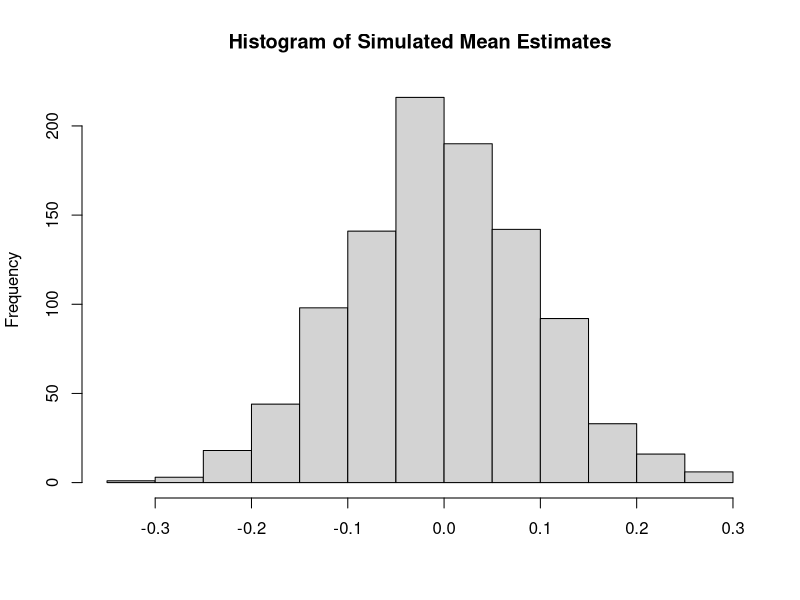
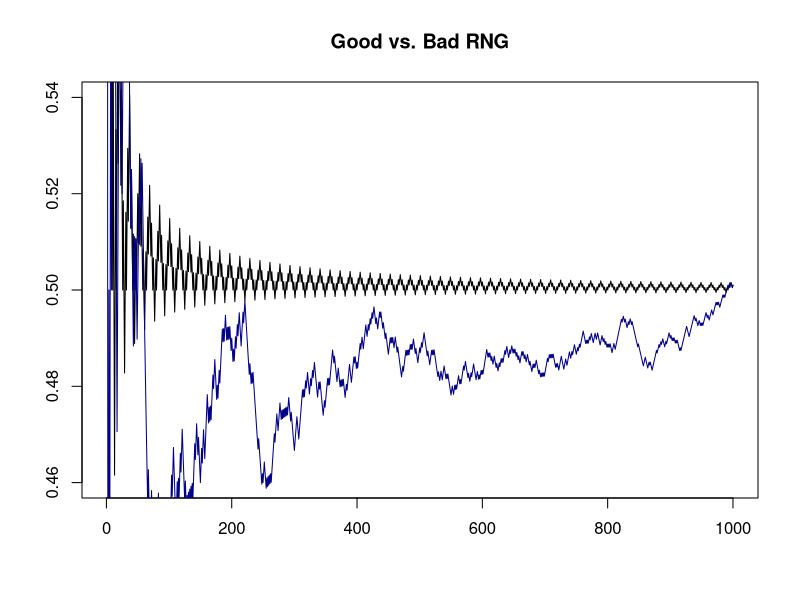
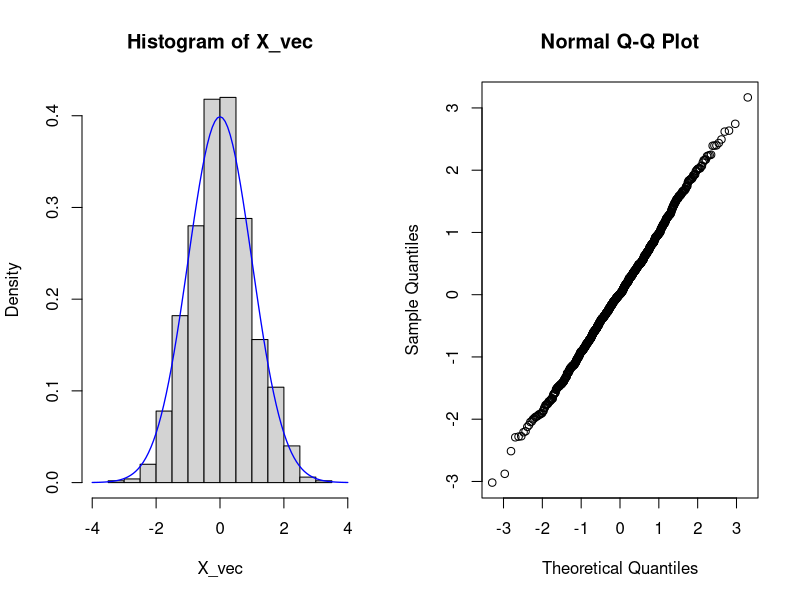
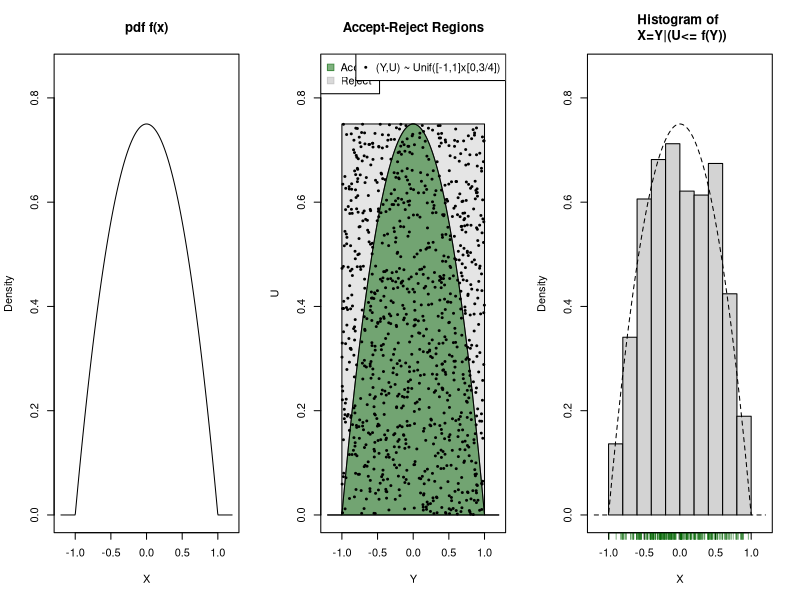
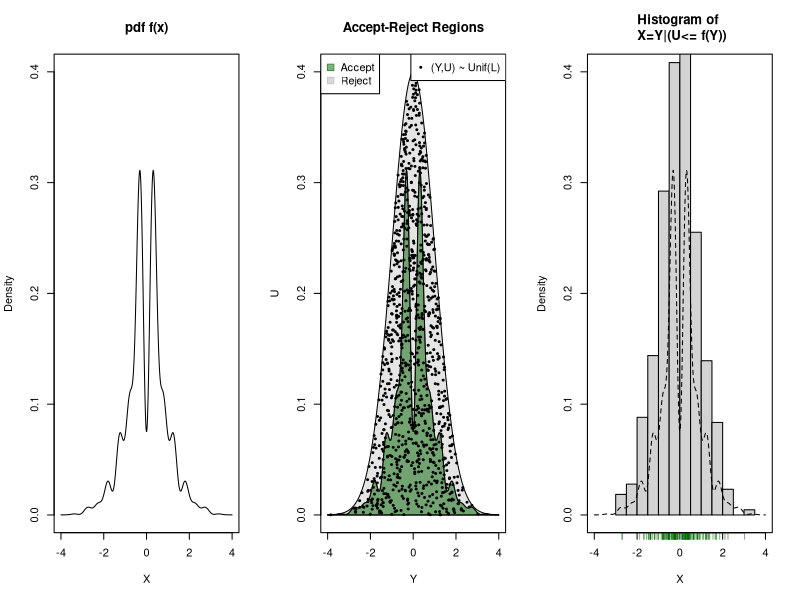
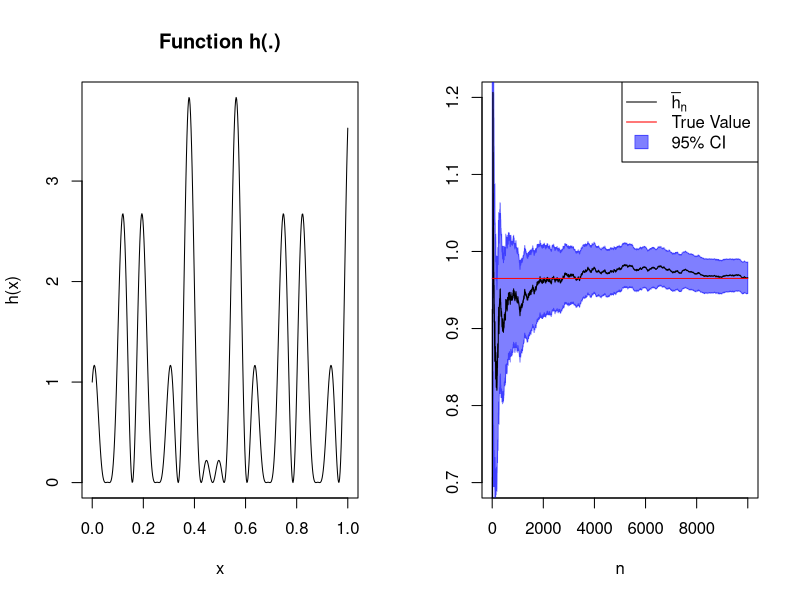
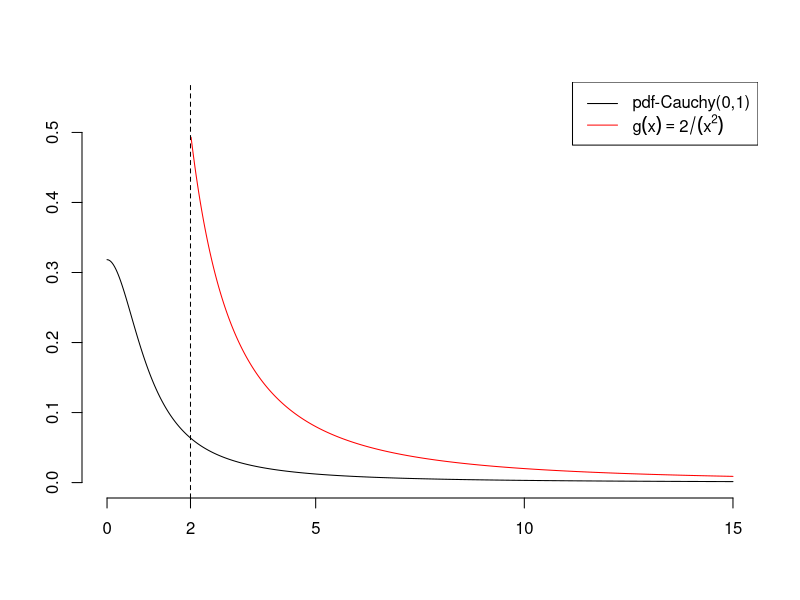

R code for these plots, in order:
## ---- chunk 1
## Step 1
generate_mean_estimates <- function(n = 100){
  ## generate artificial data
  artificial_data <- rnorm(n)   
  ## compute the estimate
  estimate        <- mean(artificial_data) 
  return(estimate)
}

## Step 2 
set.seed(223)
simulated_estimates <- replicate(1000, 
                                 generate_mean_estimates(n = 100))

## Step 3
mean(simulated_estimates)
sd(simulated_estimates)

hist(simulated_estimates, 
     main = "Histogram of Simulated Mean Estimates", 
     xlab = "")
## ---- chunk 2
m <- 64    # modulus
a <- 33    # multiplier
c <- 12    # increment
s <- 57    # seed
n <- 1000  # length of run (including seed)

r_vec    <- numeric(n) # initialize vector
r_vec[1] <- s # set seed

## Recursive generation 
for (i in 1:(n-1)){
 r_vec[i+1] <- (a * r_vec[i] + c) %% m
}

# scale result from [0,m] to [0,1]:
my_bad_runif_vec <- r_vec/m

# BUT! Very short cycle-length (here: period=16)
r_vec[ 1:16]
r_vec[17:32]
## ---- chunk 3
#| label: fig-goodvsbad
#| fig-cap: "Two sample paths showing the pseudo random convergence of $\\bar{C}_n$ to the limit 0.5---one based on a good RNG and the other based on a bad RNG."

# using the above bad RNG:
bar_x_bad  <- cumsum(my_bad_runif_vec > 0.5)/(1:n)

# using R's high-quality RNG:
set.seed(223)
bar_x_good <- cumsum(runif(n)  > 0.5 )/(1:n)

# plotting the results:
plot(bar_x_bad, type="l", ylim=c(0.46,0.54), 
     xlab="", ylab="", main="Good vs. Bad RNG")
lines(bar_x_good, col="darkblue")
## ---- chunk 4
set.seed(321)
# Generate one random number from Bernoulli(p) with p=0.5
p  <- 0.5
U  <- runif(1)

if(U<=p) X=1 else X=0

X
## ---- chunk 5
set.seed(321)

# Generate one random number from B(n=10, p=0.5). 
n <- 10
X <- numeric(n)
p <- 0.5

for(i in 1:n){
  U <- runif(1)
  if(U<=p) X[i]=1 else X[i]=0
}
Y <- sum(X)
Y 
## ---- chunk 6
set.seed(321)

# Generate one random number from Poisson(lambda) 
lambda <- 2

## Initializations
U <- 1
n <- 0

while(U > exp(-lambda)){
  U <- U * runif(1)
  n <- n + 1
}
n <- n-1
n
## ---- chunk 7
# Implementation:
BM_Algo <- function(){
  # Generate U_1, U_2 iid U[0,1]
  U <- runif(2)
  # Transformation
  X1 <- sqrt(-2 * log(U[1])) * cos(2 * pi * U[2])
  X2 <- sqrt(-2 * log(U[1])) * sin(2 * pi * U[2])
  # Return result
  return(c(X1, X2))
}

# Generate n standard normal random variables:
set.seed(321)

n     <- 1000
X_vec <- numeric(n)

for(i in seq(1, n, by=2)){
  X_vec[c(i, i+1)] <- BM_Algo()
}

# Descriptive Plots
par(mfrow=c(1,2))
hist(X_vec, freq = FALSE, xlim=c(-4,4))
curve(dnorm, add = TRUE, col="blue", lwd=1.3)
qqnorm(X_vec)

# Testing for Normality using the Shapiro-Wilk Test 
# H0: Normality
shapiro.test(X_vec)
## ---- chunk 8
par(mfrow=c(1,1))
## ---- chunk 9
# target pdf
target_pdf <- function(x){
  pdf <- (3/4) * (1-(x)^2)
  pdf[(x)^2 > 1] <- 0
  ##
  return(pdf)
}

# Accept-Reject Algo:
Y <- runif(n=1000, min = -1, max = 1) 
U <- runif(n=1000, min =  0, max = 3/4) 
# A-R Step:
accept <- U <= target_pdf(Y)
X    <- Y[accept]

# #######
# plots #
# #######
library("scales")
xx <- seq(-1.2, 1.2, len=500)

par(mfrow=c(1,3))
# 1. plot #
plot(y = target_pdf(x=xx), x = xx, type="l", main="pdf f(x)", 
     xlab = "X", ylab = "Density", ylim=c(0,.85))
# 2. plot #
plot(y=target_pdf(x=xx), x=xx, type="l", 
     main="Accept-Reject Regions", xlab = "Y", ylab = "U", ylim=c(0,.85))
rect(xleft = -1, ybottom = 0, xright = 1, ytop = c((3/4)),      col=gray(0.8, alpha = 0.5))
polygon(x=c(xx, rev(xx)), y=c(target_pdf(x=xx), rep(0,length(xx))), col=alpha("darkgreen", 0.5))
points(y=U, x=Y, pch=19, cex=.4)
legend("topleft", legend = c("Accept","Reject"), pch=22, pt.cex=1.5,
     pt.bg = c(alpha("darkgreen", 0.5), gray(.7, alpha = .5)), 
     col =   c(alpha("darkgreen", 0.5), gray(.7, alpha = .5)))
legend("topright", legend = c("(Y,U) ~ Unif([-1,1]x[0,3/4])"), pch=19, pt.cex=.4)
# 3. plot 
hist(x = X, main="Histogram of \n X=Y|(U<= f(Y))", 
     freq = FALSE, ylim=c(0,.85), xlim=range(xx), xlab="X", ylab="Density")
axis(side=1, at = X[seq(from = 1,to = length(X), by=3)], 
     tick = TRUE, labels = FALSE, col.ticks = alpha("darkgreen", 0.5))
lines(y=target_pdf(x=xx), x=xx, lty=2)
box()
## ---- chunk 10
par(mfrow=c(1,1))
## ---- chunk 11
# Target pdf
target_pdf <- function(x, c=.075){
  pdf <- c * (exp(-x^2 / 2) * (sin(6*x)^2 + 3*cos(x)^2 * sin(4*x)^2 + 1))
  return(pdf)
}

# Upper bound
m_fun <- function(x){
  m <- exp(-x^2 / 2)/sqrt(2*pi)
  return(m)  
}

# Accept-Reject Algo:
set.seed(32280)
Y   <- rnorm(n=1000) 
U   <- numeric(length(Y))
for(i in 1:length(Y)){
  U[i] <- runif(n=1, min = 0, max = m_fun(Y[i])) 
}

# A-R Step:
accept <- U <= target_pdf(Y)
X      <- Y[accept]

# #######
# plots #
# #######
xx <- seq(-4, 4, len=500)

par(mfrow=c(1,3))
# 1. plot #
plot(y = target_pdf(x=xx), x = xx, type="l", main="pdf f(x)", 
     xlab = "X", ylab = "Density", ylim=c(0,.40))
# 2. plot #
plot(y=target_pdf(x=xx), x=xx, type="l", 
     main="Accept-Reject Regions", xlab = "Y", ylab = "U", ylim=c(0,0.40))
polygon(x=c(xx, rev(xx)), y=c(m_fun(x=xx), rep(0,length(xx))), col=gray(0.8, alpha = 0.5))
polygon(x=c(xx, rev(xx)), y=c(target_pdf(x=xx), rep(0,length(xx))), col=alpha("darkgreen", 0.5))
points(y=U, x=Y, pch=19, cex=.4)
legend("topleft", legend = c("Accept","Reject"), pch=22, pt.cex=1.5,
     pt.bg = c(alpha("darkgreen", 0.5), gray(.7, alpha = .5)), 
     col =   c(alpha("darkgreen", 0.5), gray(.7, alpha = .5)))
legend("topright", legend = c("(Y,U) ~ Unif(L)"), pch=19, pt.cex=.4)
# 3. plot
hist(x = X, main="Histogram of \n X=Y|(U<= f(Y))", 
     freq = FALSE, ylim=c(0,.40), xlim=range(xx), xlab="X", ylab="Density")
axis(side=1, at = X[seq(from = 1,to = length(X), by=3)], 
     tick = TRUE, labels = FALSE, col.ticks = alpha("darkgreen", 0.5))
lines(y=target_pdf(x=xx), x=xx, lty=2)
box()
## ---- chunk 12
par(mfrow=c(1,1))
## ---- chunk 13
# h(x):
h_fun <- function(x){
  result <- (cos(50*x)+sin(20*x))^2
  return(result)
}

# sample size
n <- 10000

# Generate sample of uniforms
set.seed(321)
u_vec <- runif(n=n)

# Approximation of the integral 
# More precisely: This is one realization of the stochastic 
# sequence \bar{h}_1,...,\bar{h}_n.
h_bar_n <- cumsum(h_fun(u_vec))/c(1:n)

# 'Final' value: 
# round(h_bar_n[n], digits = 3)
# True value:
true.value <- 0.965

# 95% CI
# Standard error of the estimator using the algebraic 
# formula for the variance (german: 'verschiebungssatz')
st.error_n <-  sqrt((cumsum(h_fun(u_vec)^2) - cumsum(h_fun(u_vec))^2/(1:n))/(1:n))
CI_u       <-  h_bar_n + 1.96 * st.error_n / sqrt(1:n)
CI_l       <-  h_bar_n - 1.96 * st.error_n / sqrt(1:n)

par(mfrow=c(1,2))
# plot 1:
xx  <- seq(from=0, to=1, len=500)
plot(x = xx, y = h_fun(xx), type="l", main="Function h(.)", xlab="x", ylab="h(x)")
# plot 2: 
plot(x = c(1:n), y = h_bar_n, type="n", ylim=c(0.7,1.2), 
     xlab = "n", ylab = "")
polygon(x = c(1:n, rev(1:n)), y = c(CI_u, rev(CI_l)), 
        col=alpha("blue", 0.5), border=alpha("blue", 0.5))
lines(x = c(1:n), y = h_bar_n, type="l")
lines(x = c(1:n), y = rep(true.value, n), type="l", col="red")
##
legend("topright", legend = c(expression(bar(h)[n]), "True Value", "95% CI"), lty=c(1,1,0), pch=c(22,22,22), pt.cex=c(0,0,2),
     pt.bg = c("black", "red", alpha("blue", 0.5)), 
     col =   c("black", "red", alpha("blue", 0.5)))
## ---- chunk 14
par(mfrow=c(1,1))
## ---- chunk 15
# g(x):
g_fun <- function(x){2/(x^2)}
# 
xx    <- seq(from= 0, to=15, length.out = 500)
# plot
plot(x = xx, dcauchy(xx, location = 0, scale = 1), 
     type="l", xlab="", ylab="", ylim=c(0,0.55), axes = FALSE)
axis(side = 1, at=c(0,2,5,10,15)); axis(side = 2)
# add graph of g(x)
lines(x = xx[xx>2], g_fun(xx[xx>2]), col="red")
# region of interest selected by h(x): x>2
abline(v=2, lty=2)
# legend
legend("topright", legend = c("pdf-Cauchy(0,1)", expression(g(x)==2/(x^2))), lty=c(1,1),
     col = c("black", "red"))
## ---- chunk 16
set.seed(123)
#
p_init <- runif(4)
#
p_11   <- p_init[1]
p_12   <- p_init[2]
p_21   <- p_init[3]
p_22   <- p_init[4]
#
p_1.   <- p_11 + p_12
p_.1   <- p_11 + p_21
#
p_11   <- p_1. * p_.1

# probabilities under H0:
p_0 <- c(p_11, p_21, p_12, p_22)


Y_vec <- rmultinom(n=1, size=4, prob=p_0)

## ---- chunk 17
LL_fun <- function(beta0, beta1, sigma) {
      # residuals
      res_vec   <-  y - x * beta1 - beta0
      # log-transformed probabilities of observing the vector of residuals res_vec: 
      Log_probs <- dnorm(x = R, mean = 0, sd = sigma, log = TRUE)
      # 
      result <- - sum(Log_probs)
      return(result)
}
